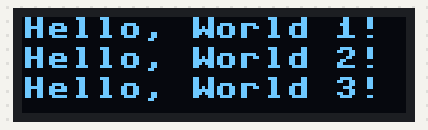
Simulated run of this program. Board: MicroPython board. On the bench: 128×32 one-colour display. Library files of the repository ran but are not shown: ssd1306.py. At 0.0 s the program stops and its outputs stay as they are.

Above: at 0.1 s.

The program:

hello_1306.py
```python
from machine import Pin, I2C
import ssd1306

#You can choose any other combination of I2C pins
i2c = I2C(1,scl=Pin(3), sda=Pin(2), freq=400000)

oled_width = 128
oled_height = 32
oled = ssd1306.SSD1306_I2C(oled_width, oled_height, i2c)

oled.text('Hello, World 1!', 0, 0)
oled.text('Hello, World 2!', 0, 10)
oled.text('Hello, World 3!', 0, 20)

oled.show()
```
